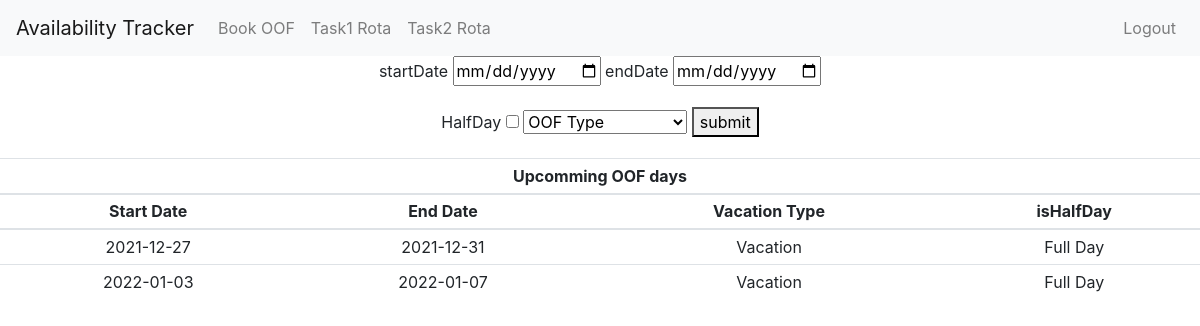
/bookOOF (signed in), run on the app's committed database.
### tables this page shows
CREATE TABLE oof_days (
user_id INTEGER,
oof_type_id INTEGER,
start_date NUMERIC,
end_date NUMERIC,
full_day INTEGER,
FOREIGN KEY(user_id) REFERENCES users(id),
FOREIGN KEY(oof_type_id) REFERENCES oof_types(id)
);

### app.py (the view, shortened to what this page needs)
@app.route("/bookOOF", methods=["GET","POST"])
@login_required
def bookOOF():
    oofDays = database.lookup_bookedOOF(session["user_id"], date.today().isoformat())
    return render_template("bookOOF.html", oofTypes = OOF_TYPES, oofDays = oofDays)

### app.py (called while the page is built)
@app.after_request
def after_request(response):
    response.headers["Cache-Control"] = "no-cache, no-store, must-revalidate"
    response.headers["Expires"] = 0
    response.headers["Pragma"] = "no-cache"
    return response

### database.py (called while the page is built)
def lookup_bookedOOF(user_id, today):
    conn = sqlite3.connect("availability.db")
    c = conn.cursor()
    c.execute("SELECT * FROM oof_days WHERE user_id = ? AND end_date >= ? ORDER BY start_date", (user_id, today))
    oofDays = c.fetchall()
    conn.commit()
    conn.close()
    return oofDays

### helpers.py (called while the page is built)
def login_required(f):
    @wraps(f)
    def decorated_function(*args, **kwargs):
        if session.get("user_id") is None:
            return redirect("/login")
        return f(*args, **kwargs)
    return decorated_function

### templates/bookOOF.html (shortened to what this page needs)
{% extends "layout.html" %}
{% block main %}
    {% if not booked %}
        <form action="/bookOOF" method="post">
            <div class="form-group">
                <label for="startDate">startDate</label>
                <input id="startDate" name="startDate" type="date" required>
                <label for="endDate">endDate</label>
                <input id="endDate" name="endDate" type="date" required>
            </div>
            <div class="form-group">
                <label id="halfDayLabel" for="halfDay">HalfDay</label>
                <input id="halfDay" name="halfDay" value="True" type="checkbox">
                <select id="oofType" name="oofType" required>
                    <option disabled selected value="">OOF Type</option>
                </select>
                <button>submit</button>
            </div>
        </form>
        {% if oofDays %}
        <table class="mx-auto table table-sm">
            <thead>
                <tr>
                    <th colspan="4">Upcomming OOF days</th>
                </tr>
                <tr>
                    <th>Start Date</th>
                    <th>End Date</th>
                    <th>Vacation Type</th>
                    <th>isHalfDay</th>
                </tr>
            </thead>
            <tbody>
                {% for oofDay in oofDays %}
                <tr>
                    <td>{{oofDay[2]}}</td>
                    <td>{{oofDay[3]}}</td>
                    <td>
                        {{oofTypes[oofDay[1] - 1]}}
                    </td>
                    <td>
                        {% if oofDay[4]%}
                        Half Day
                        {% else %}
                        Full Day
                        {% endif %}
                    </td>
                </tr>
                {%endfor%}
            </tbody>
        </table>
        {% endif %}
    {% endif %}
{% endblock %}

### data on the page
oof_days: start_date "2021-12-27", end_date "2021-12-31", oofTypes "Vacation", full_day "Full Day"
oof_days: start_date "2022-01-03", end_date "2022-01-07", oofTypes "Vacation", full_day "Full Day"
